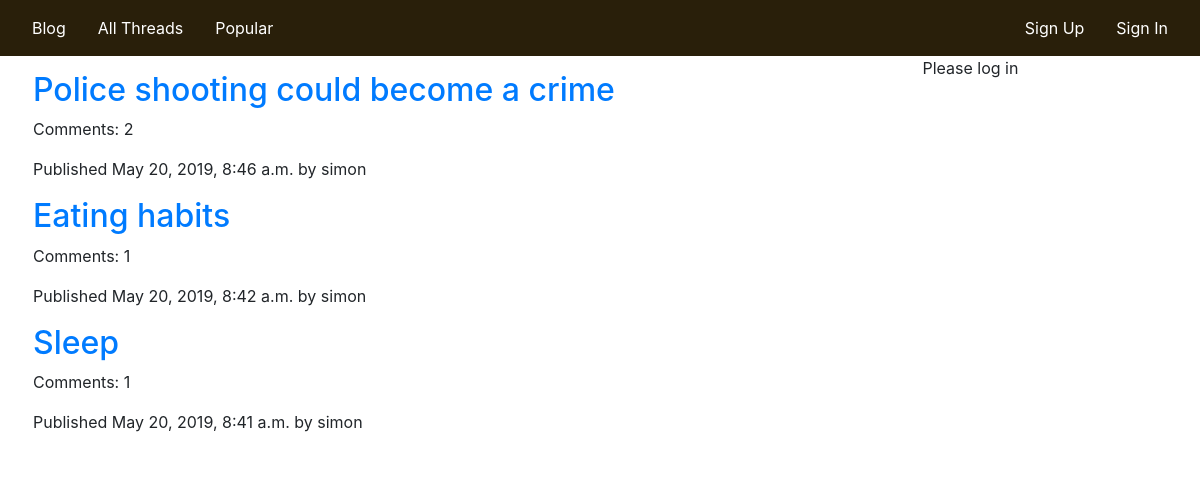
Screenshot of /blog/ with the database file from the repository.
### blog/models.py (models this page shows, shortened)
class Post(models.Model):
    title = models.CharField(max_length=200)
    slug = models.SlugField(max_length=200, unique_for_date="pub_date")
    author = models.ForeignKey(
        User, null=True, on_delete=models.SET_NULL, related_name="blog_posts")
    body = models.TextField()
    pub_date = models.DateTimeField(default=timezone.now)
    created = models.DateTimeField(auto_now_add=True)
    updated = models.DateTimeField(auto_now=True)
    STATUS_CHOICES = (('draft', 'Draft'), ('published', 'Published'))
    status = models.CharField(
        max_length=10, choices=STATUS_CHOICES, default='draft')
    class Meta:
        ordering = ("-pub_date",)
    def get_absolute_url(self):
        return reverse('post_detail', args=[self.id, self.slug])

### blog/views.py (the view)
# urls.py: path('', views.PostListView.as_view(), name="blog"),
class PostListView(generic.ListView):
    queryset = Post.objects.filter(status='published')
    context_object_name = 'posts'
    template_name = 'blog/post/list.html'

### blog/templates/blog/post/list.html
{%extends "blog/base.html"%} {%block content%} {%for post in posts%}
<h2>
  <a href="{{ post.get_absolute_url }}">{{ post.title }}</a>
</h2>
<p>Comments: {{ post.comments.count }}</p>
<p>Published {{ post.pub_date }} by {{ post.author }}</p>
{%endfor%} {%endblock%}

### rows the page displays
Post: title "Police shooting could become a crime", comments.count "2", pub_date "May 20, 2019, 8:46 a.m.", author "simon"
Post: title "Eating habits", comments.count "1", pub_date "May 20, 2019, 8:42 a.m.", author "simon"
Post: title "Sleep", comments.count "1", pub_date "May 20, 2019, 8:41 a.m.", author "simon"
